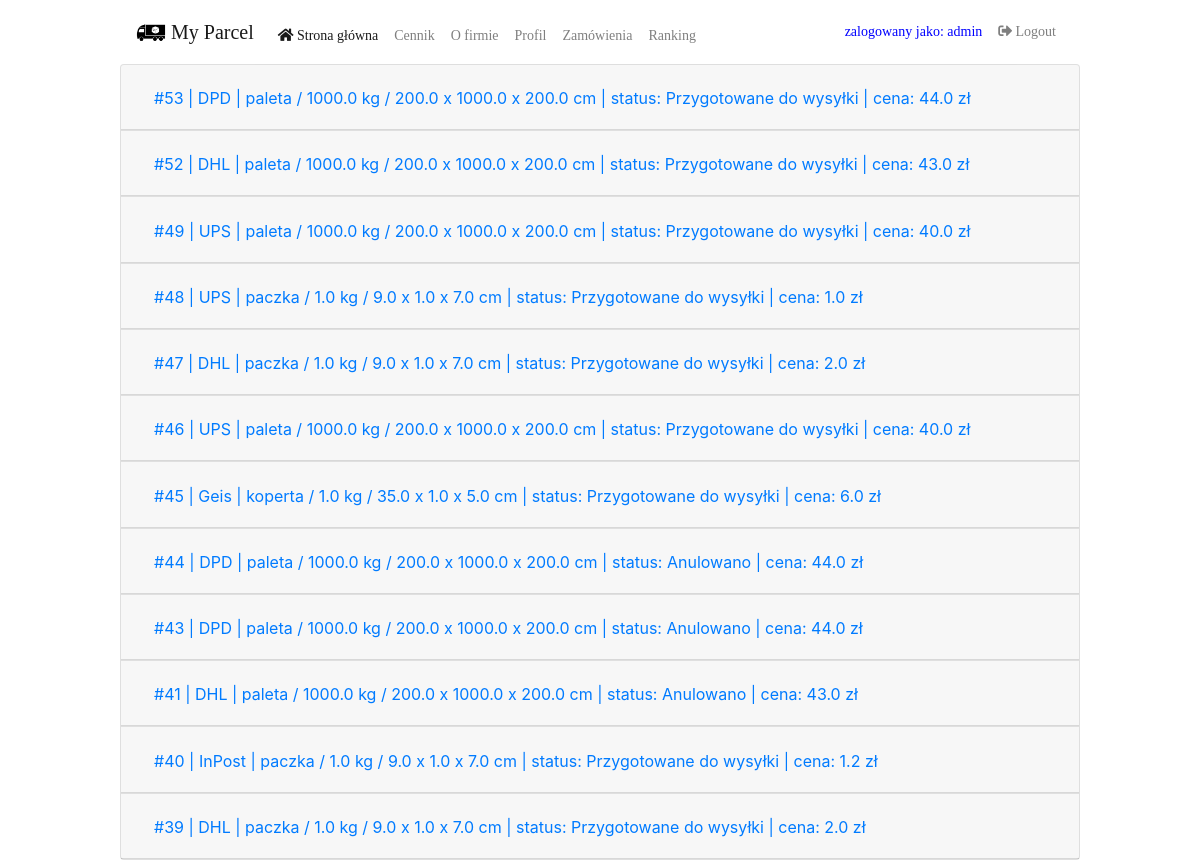
The page /orders/ (signed in) on the database as committed earlier.
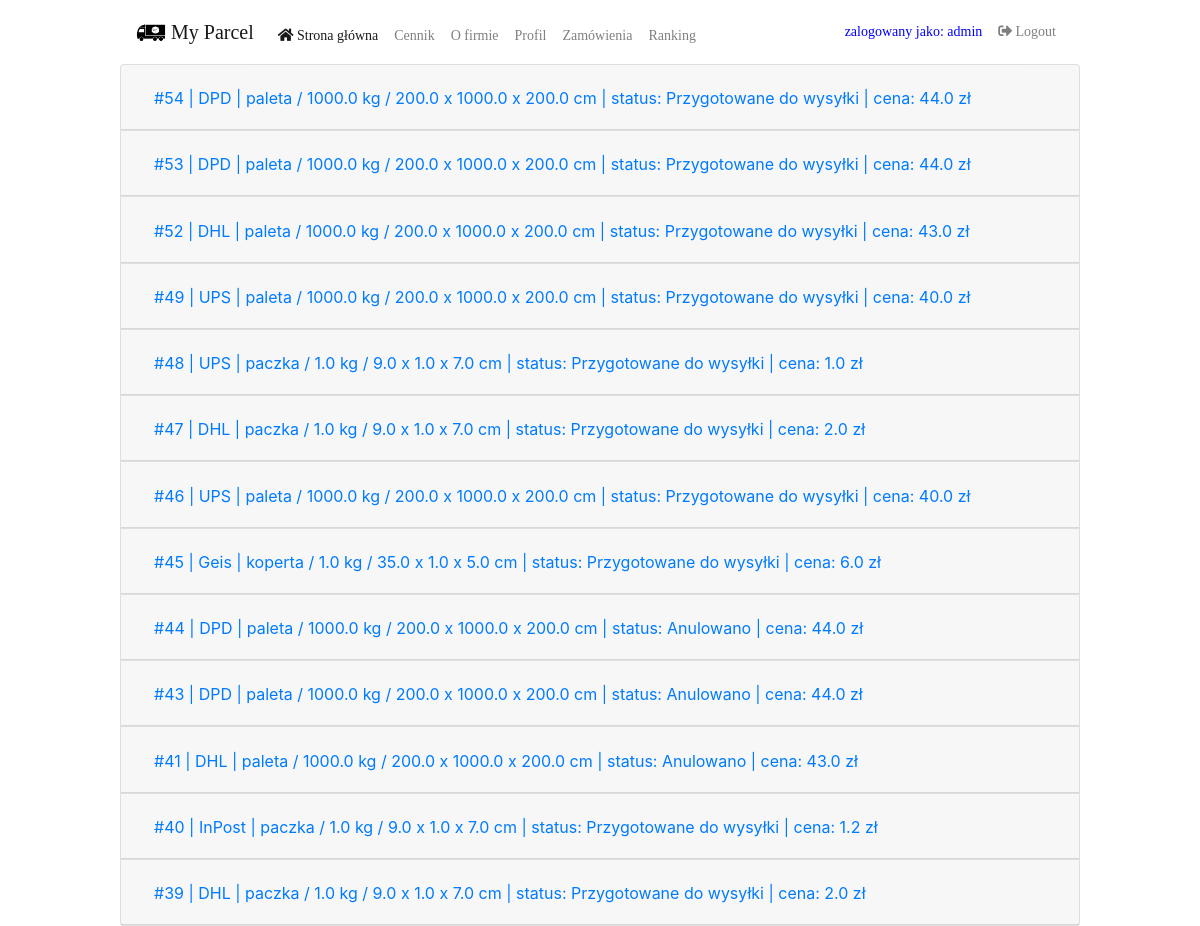
The same page on the database as committed later.
### order/models.py (models this page shows)
class Order(models.Model):
    profile = models.ForeignKey(Profile, on_delete=models.PROTECT, null=False)  # profile_id != user_id
    courier = models.ForeignKey(Courier, on_delete=models.CASCADE, null=False)  # courier_id
    parcel = models.OneToOneField(Parcel, on_delete=models.CASCADE, null=False)  # parcel_id
    recipient = models.ForeignKey(RecipientAddress, on_delete=models.CASCADE, null=False)  # recipient_id
    sender = models.ForeignKey(SenderAddress, on_delete=models.CASCADE, null=False)  # sender_id
    status = models.IntegerField(
        default=0,
        choices=PACK_STATUS,
        validators=[MinValueValidator(0), MaxValueValidator(3)],
    )
    price = models.FloatField(validators=[MinValueValidator(0)])
    date = models.DateField(default=datetime.now)
    def __str__(self):
        return "#" + str(self.id) + " | " + str(self.courier) + " | " + str(
            self.parcel) + " | status: " + str(PACK_STATUS[self.status][1]) + " | cena: " + str(self.price) + " zł"

class Courier(models.Model):
    name = models.CharField(max_length=250)
    def __str__(self):
        return self.name

class Parcel(models.Model):
    length = models.FloatField(validators=[MinValueValidator(0)])
    width = models.FloatField(validators=[MinValueValidator(0)])
    height = models.FloatField(validators=[MinValueValidator(0)])
    weight = models.FloatField(validators=[MinValueValidator(0)])
    type = models.CharField(max_length=8)  # enum ???
    content = models.TextField(max_length=3000, blank=True)  # dodac blank
    def __str__(self):
        return self.type + " / " + str(self.weight) + " kg / " + str(self.length) + " x " + str(
            self.weight) + " x " + str(self.height) + " cm "

### order/views.py (the view, shortened to what this page needs)
# urls.py: path('orders/', views.OrdersView.as_view(), name='orders'),
class OrdersView(generic.TemplateView):
    template_name = 'order/user_orders.html'
    def dispatch(self, request, *args, **kwargs):
        if self.request.user.is_authenticated:
            return super(OrdersView, self).dispatch(request, *args, **kwargs)
        return redirect('order:index')
    def get_context_data(self, **kwargs):
        context = super().get_context_data(**kwargs)
        get_profile = Profile.objects.get(user_id=self.request.user.id)
        get_order_list = Order.objects.filter(profile_id=get_profile.id).order_by('-id')
        context['order_list'] = get_order_list
        if self.request.session.get('order_success') is not None:
            context['order_success'] = self.request.session.get('order_success')
            del self.request.session['order_success']
        return context

### order/models.py (called while the page is built)
    def __str__(self):
        show_nip = self.nip
        show_apartment_number = self.apartment_number
        show_company = self.company_name
        if show_nip is None:
            show_nip = ""
        else:
            show_nip = " - nip: " + show_nip
        if show_apartment_number is None:
            show_apartment_number = ""
        else:
            show_apartment_number = "/" + str(show_apartment_number)
        if show_company is None:
            show_company = ""
        return str(self.name) + " " + str(self.surname) + " | " + str(
            self.zip_code) + " " + str(self.city) + " ul. " + str(self.street) + " " + str(
            self.house_number) + str(
            show_apartment_number) + " | tel: " + str(self.telephone_number) + " | " + str(
            self.email_address) + " | " + str(show_company) + str(show_nip)

### order/templates/order/user_orders.html (shortened to what this page needs)
{% extends 'order/base.html' %}
{% block body %}
<div class="row">
    <div class="col-lg-12">
        <div class="accordion" id="accordionOrder">
            {% for order in order_list %}
            <div class="card">
                <div class="card-header" id="heading{{ forloop.counter }}">
                    <h2 class="mb-0">
                        <button class="btn btn-link" type="button" data-toggle="collapse"
                                data-target="#collapse{{ forloop.counter }}"
                                aria-expanded="true" aria-controls="collapse{{ forloop.counter }}">
                            {{ order }}
                        </button>
                    </h2>
                </div>
            </div>
            {% endfor %}
        </div>
    </div>
</div>
{% endblock %}

Rows that differ between the two databases and show on the page:
added Order: id+courier+parcel "#54 | DPD | paleta / 1000.0 kg / 200.0 x 1000.0 x 200.0 cm | status: Przygotowane do wysyłki | cena: 44.0 zł"
